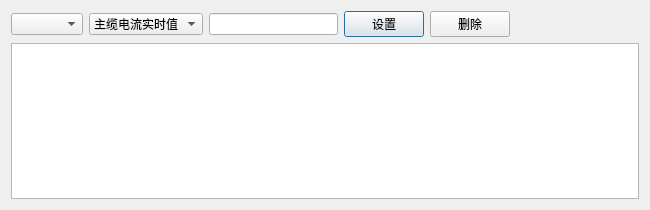
<?xml version="1.0" encoding="UTF-8"?>
<ui version="4.0">
 <class>hcSystemMappingRegisterDialog</class>
 <widget class="QDialog" name="hcSystemMappingRegisterDialog">
  <property name="geometry">
   <rect>
    <x>0</x>
    <y>0</y>
    <width>650</width>
    <height>210</height>
   </rect>
  </property>
  <property name="windowTitle">
   <string>Dialog</string>
  </property>
  <layout class="QVBoxLayout" name="verticalLayout">
   <item>
    <layout class="QHBoxLayout" name="horizontalLayout_13">
     <item>
      <widget class="QComboBox" name="devicceIdComboBox"/>
     </item>
     <item>
      <widget class="QComboBox" name="phaseComboBox">
       <item>
        <property name="text">
         <string>主缆电流实时值</string>
        </property>
       </item>
       <item>
        <property name="text">
         <string>主缆电流报警值</string>
        </property>
       </item>
       <item>
        <property name="text">
         <string>A相电流实时值</string>
        </property>
       </item>
       <item>
        <property name="text">
         <string>A相电流报警值</string>
        </property>
       </item>
       <item>
        <property name="text">
         <string>A相温度实时值</string>
        </property>
       </item>
       <item>
        <property name="text">
         <string>A相温度报警值</string>
        </property>
       </item>
       <item>
        <property name="text">
         <string>B相电流实时值</string>
        </property>
       </item>
       <item>
        <property name="text">
         <string>B相电流报警值</string>
        </property>
       </item>
       <item>
        <property name="text">
         <string>B相温度实时值</string>
        </property>
       </item>
       <item>
        <property name="text">
         <string>B相温度报警值</string>
        </property>
       </item>
       <item>
        <property name="text">
         <string>C相电流实时值</string>
        </property>
       </item>
       <item>
        <property name="text">
         <string>C相电流报警值</string>
        </property>
       </item>
       <item>
        <property name="text">
         <string>C相温度实时值</string>
        </property>
       </item>
       <item>
        <property name="text">
         <string>C相温度报警值</string>
        </property>
       </item>
       <item>
        <property name="text">
         <string>N相电流实时值</string>
        </property>
       </item>
       <item>
        <property name="text">
         <string>N相电流报警值</string>
        </property>
       </item>
       <item>
        <property name="text">
         <string>N相温度实时值</string>
        </property>
       </item>
       <item>
        <property name="text">
         <string>N相温度报警值</string>
        </property>
       </item>
      </widget>
     </item>
     <item>
      <widget class="QLineEdit" name="hcIdLineEdit"/>
     </item>
     <item>
      <widget class="QPushButton" name="systemMappingSetPushButton">
       <property name="text">
        <string>设置</string>
       </property>
      </widget>
     </item>
     <item>
      <widget class="QPushButton" name="systemMappingDeletePushButton">
       <property name="text">
        <string>删除</string>
       </property>
      </widget>
     </item>
     <item>
      <spacer name="horizontalSpacer_2">
       <property name="orientation">
        <enum>Qt::Horizontal</enum>
       </property>
       <property name="sizeHint" stdset="0">
        <size>
         <width>40</width>
         <height>20</height>
        </size>
       </property>
      </spacer>
     </item>
    </layout>
   </item>
   <item>
    <widget class="QTableWidget" name="systemMappingShowTableWidget"/>
   </item>
  </layout>
 </widget>
 <resources/>
 <connections/>
</ui>
